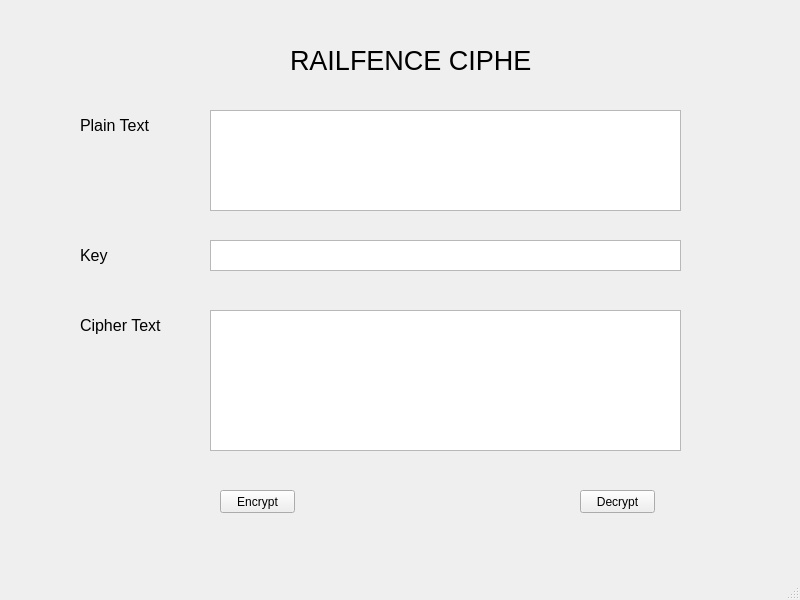
<?xml version="1.0" encoding="UTF-8"?>
<ui version="4.0">
 <class>MainWindow</class>
 <widget class="QMainWindow" name="MainWindow">
  <property name="geometry">
   <rect>
    <x>0</x>
    <y>0</y>
    <width>800</width>
    <height>600</height>
   </rect>
  </property>
  <property name="windowTitle">
   <string>MainWindow</string>
  </property>
  <widget class="QWidget" name="centralwidget">
   <widget class="QLabel" name="text">
    <property name="geometry">
     <rect>
      <x>80</x>
      <y>110</y>
      <width>81</width>
      <height>31</height>
     </rect>
    </property>
    <property name="font">
     <font>
      <pointsize>12</pointsize>
     </font>
    </property>
    <property name="text">
     <string>Plain Text</string>
    </property>
   </widget>
   <widget class="QPlainTextEdit" name="txt_cipher_text">
    <property name="geometry">
     <rect>
      <x>210</x>
      <y>310</y>
      <width>471</width>
      <height>141</height>
     </rect>
    </property>
   </widget>
   <widget class="QLabel" name="text_2">
    <property name="geometry">
     <rect>
      <x>80</x>
      <y>240</y>
      <width>81</width>
      <height>31</height>
     </rect>
    </property>
    <property name="font">
     <font>
      <pointsize>12</pointsize>
     </font>
    </property>
    <property name="text">
     <string>Key</string>
    </property>
   </widget>
   <widget class="QPlainTextEdit" name="txt_key">
    <property name="geometry">
     <rect>
      <x>210</x>
      <y>240</y>
      <width>471</width>
      <height>31</height>
     </rect>
    </property>
   </widget>
   <widget class="QLabel" name="text_3">
    <property name="geometry">
     <rect>
      <x>80</x>
      <y>310</y>
      <width>81</width>
      <height>31</height>
     </rect>
    </property>
    <property name="font">
     <font>
      <pointsize>12</pointsize>
     </font>
    </property>
    <property name="text">
     <string>Cipher Text</string>
    </property>
   </widget>
   <widget class="QPlainTextEdit" name="txt_plain_text">
    <property name="geometry">
     <rect>
      <x>210</x>
      <y>110</y>
      <width>471</width>
      <height>101</height>
     </rect>
    </property>
   </widget>
   <widget class="QPushButton" name="btn_encrypt">
    <property name="geometry">
     <rect>
      <x>220</x>
      <y>490</y>
      <width>75</width>
      <height>23</height>
     </rect>
    </property>
    <property name="text">
     <string>Encrypt</string>
    </property>
   </widget>
   <widget class="QLabel" name="label">
    <property name="geometry">
     <rect>
      <x>290</x>
      <y>30</y>
      <width>241</width>
      <height>61</height>
     </rect>
    </property>
    <property name="font">
     <font>
      <pointsize>20</pointsize>
     </font>
    </property>
    <property name="text">
     <string>RAILFENCE CIPHER</string>
    </property>
   </widget>
   <widget class="QPushButton" name="btn_decrypt">
    <property name="geometry">
     <rect>
      <x>580</x>
      <y>490</y>
      <width>75</width>
      <height>23</height>
     </rect>
    </property>
    <property name="text">
     <string>Decrypt</string>
    </property>
   </widget>
  </widget>
  <widget class="QMenuBar" name="menubar">
   <property name="geometry">
    <rect>
     <x>0</x>
     <y>0</y>
     <width>800</width>
     <height>21</height>
    </rect>
   </property>
  </widget>
  <widget class="QStatusBar" name="statusbar"/>
 </widget>
 <resources/>
 <connections/>
</ui>
